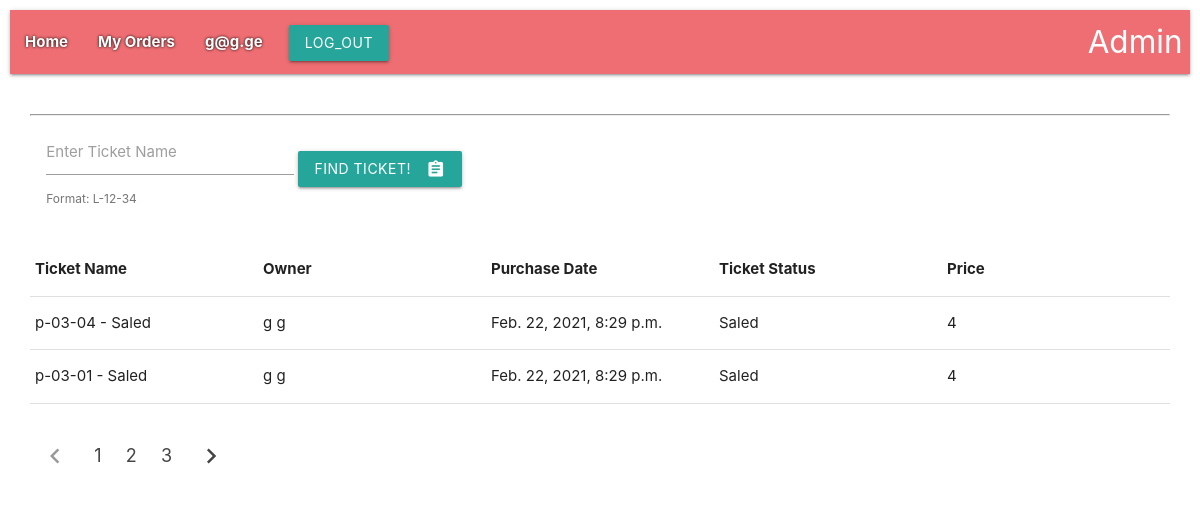
Page /orders/ (signed in) on the earlier database version.
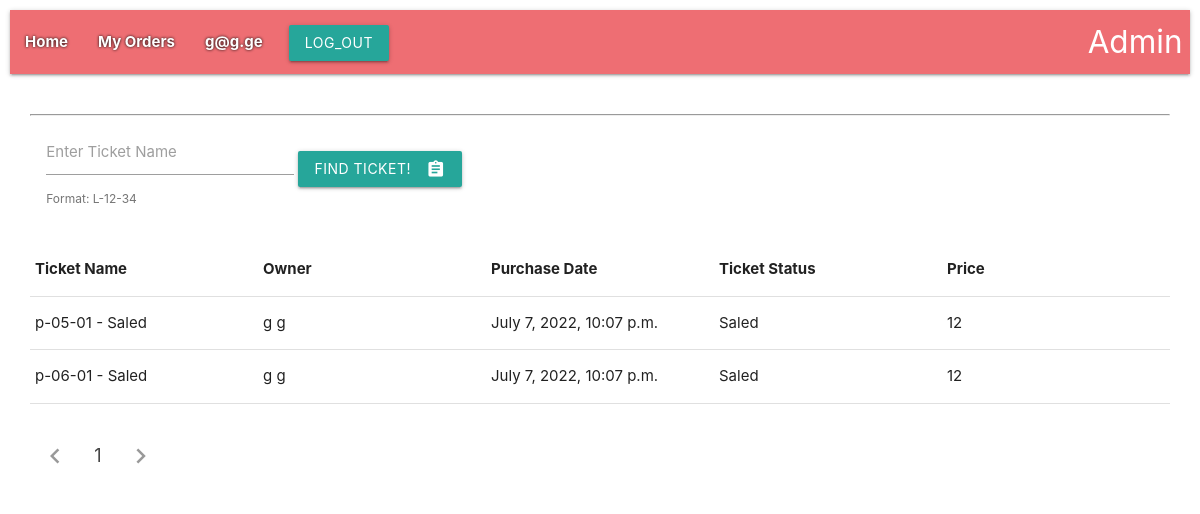
Same page on the later database version.
### tickets/models.py (models this page shows, shortened)
class Order(models.Model):
    ticket = models.OneToOneField(
        to='Ticket', on_delete=models.CASCADE,
        related_name='orders'
    )
    t_price = models.IntegerField(default=0)
    sale_date = models.DateTimeField(verbose_name="Sale time", auto_now_add=True)
    user = models.ForeignKey(to='user.User', on_delete=models.PROTECT, related_name='orders')
    class Meta:
        verbose_name = _('Order')
        verbose_name_plural = _('Orders')

class Ticket(models.Model):
    name = models.CharField(max_length=24, verbose_name='Name')
    start_time = models.DateTimeField(verbose_name='Start time', default=datetime(2021, 2, 3))
    end_time = models.DateTimeField(verbose_name="End time", default=datetime(2021, 2, 4))
    code = models.IntegerField(unique=True)
    price = models.IntegerField(default=12)
    class StatusType(TextChoices):
        FREE = 'Free', _("Free")
        SALED = 'Saled', _("Saled")
    status = models.CharField(max_length=5, choices=StatusType.choices, default=StatusType.FREE)
    def __str__(self):
        return f'{self.name} - {self.status}'
    class Meta:
        verbose_name = _('Ticket')
        verbose_name_plural = _('Tickets')

### user/models.py (models this page shows)
class User(AbstractUser):
    username = None
    email = models.EmailField(_('email address'), unique=True)
    salary = models.DecimalField(
        max_digits=8, decimal_places=2,
        verbose_name=_('Salary'), help_text='in Lari)', default=Decimal(100)
    )
    phone_number = models.CharField(max_length=50, verbose_name=_('Phone Number'))
    objects = UserManager()
    USERNAME_FIELD = 'email'
    REQUIRED_FIELDS = []
    def __str__(self):
        return self.get_full_name()
    class Meta:
        verbose_name = _('Employee')
        verbose_name_plural = _('Employees')

### tickets/views.py (the view)
# urls.py: path('orders/', lr(order), name='order'),
def order(request: WSGIRequest):
    order_q = Q()
    q1 = request.GET.get('name')
    if q1:
        order_q &= Q(ticket__name__icontains=q1)
    order_list = Order.objects.filter(user=request.user.pk).filter(order_q).order_by('-pk')
    paginator = Paginator(order_list, 2)  # Show 12 contacts per page.
    page_number = request.GET.get('page')
    page_obj = paginator.get_page(page_number)
    context = {
        'page_obj': page_obj,
    }
    return render(request=request, template_name='tickets/orders.html', context=context)

### templates/tickets/orders.html
{% extends 'base.html' %}
{% block content %}
<div class="row">
</div>
<div style="padding:0 20px">
    <div class="row">
        <form class="col s12 m5 l5" action="." method="get">
            <div class="row">
                <div class="col s12">
                    <div class="input-field inline">
                        <input id="search_ticket" type="text" name="name" value="{{ request.GET.name }}">
                        <label for="search_ticket">Enter Ticket Name</label>
                        <span class="helper-text" data-error="wrong" data-success="right">Format: L-12-34</span>
                    </div>
                    <button class="btn waves-effect waves-light" type="submit" name="action">Find Ticket!
                        <i class="material-icons right">assignment</i>
                    </button>
                </div>
            </div>
        </form>
        <hr>
        <table>
            <thead>
            <tr>
                <th style="width: 20%">Ticket Name</th>
                <th style="width: 20%">Owner</th>
                <th style="width: 20%">Purchase Date</th>
                <th style="width: 20%">Ticket Status</th>
                <th style="width: 20%">Price</th>
            </tr>
            </thead>
        </table>
        {% for ticket in page_obj %}
        <table>
            <tbody>
            <tr>
                <td style="width: 20%">{{ ticket.ticket }}</td>
                <td style="width: 20%">{{ ticket.user }}</td>
                <td style="width: 20%">{{ ticket.sale_date }}</td>
                <td style="width: 20%">{{ ticket.ticket.status }}</td>
                <td style="width: 20%">{{ ticket.t_price }}</td>
            </tr>
            </tbody>
        </table>
        {% endfor %}
<br>
        <ul class="pagination">
            {% if page_obj.has_previous %}
            <li class="waves-effect"><a href="?page={{ page_obj.previous_page_number }}&name={{ request.GET.name }}">
                <i class="material-icons">chevron_left</i></a>
            </li>
            {% else %}
            <li class="disabled"><a href="#!"><i class="material-icons">chevron_left</i></a></li>
            {% endif %}
            {% for i in page_obj.paginator %}
            {% if request.GET.page == i.number  %}
            <li class="active"><a href="?page={{i.number}}&name={{ request.GET.name }}">{{ i.number }}</a></li>
            {% else %}
            <li class="waves-effect"><a href="?page={{i.number}}&name={{ request.GET.name }}">{{ i.number }}</a></li>
            {% endif %}
            {% endfor %}
            {% if page_obj.has_next %}
            <li class="waves-effect"><a href="?page={{ page_obj.next_page_number }}&name={{ request.GET.name }}">
                <i class="material-icons">chevron_right</i></a>
            </li>
            {% else %}
            <li class="disabled"><a href="#!"><i class="material-icons">chevron_right</i></a></li>
            {% endif %}
        </ul>
    </div>
</div>
{% endblock %}

Differences in the rows shown:
removed Order: ticket "p-03-04 - Saled", user "g g", sale_date "Feb. 22, 2021, 8:29 p.m.", ticket.status "Saled", t_price "4"
removed Order: ticket "p-03-01 - Saled", user "g g", sale_date "Feb. 22, 2021, 8:29 p.m.", ticket.status "Saled", t_price "4"
added Order: ticket "p-05-01 - Saled", user "g g", sale_date "July 7, 2022, 10:07 p.m.", ticket.status "Saled", t_price "12"
added Order: ticket "p-06-01 - Saled", user "g g", sale_date "July 7, 2022, 10:07 p.m.", ticket.status "Saled", t_price "12"
Other differences:
list line gone: "2"
list line gone: "3"
